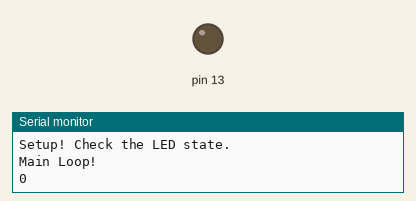
A sketch run on a simulated Arduino Uno, built with avr-gcc and run on an emulated ATmega328P. On the bench: output pins drawn as LEDs (lit = HIGH), the last lines printed to the serial monitor. Pins used as bus, display or sensor lines are not drawn.

Above: at 5.5 s.
At 11.7 s:
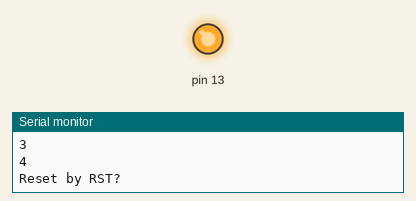
Timing chart, 0 to 15.4 s (numbered marks = the images above):
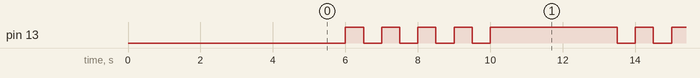

Measured:
- by itself, pin 13: repeats every 8.0 s: 3 × (LOW 0.50 s, HIGH 0.50 s), LOW 0.50 s, HIGH 3.5 s, LOW 0.50 s, HIGH 0.50 s
- by itself, everything shown: repeats every 8.0 s, in 10 steps

The sketch:

ResetFunctionRST.ino
```cpp
#define rstPin 7

void setup() {
  digitalWrite(rstPin, HIGH);
  pinMode(rstPin, OUTPUT);

  Serial.begin(9600);
  Serial.println("Setup! Check the LED state.");
  pinMode(13, OUTPUT);
  delay(5000);
}

void loop() {
  Serial.println("Main Loop!");
  for (int cnt = 0; cnt < 5; cnt++) {
    Serial.println(cnt);
    delay(500);
    digitalWrite(13, LOW);
    delay(500);
    digitalWrite(13, HIGH);
  }

  Serial.println("Reset by RST?");
  delay(3000);
  digitalWrite(rstPin, LOW);

  // Code should never get to here
  Serial.println("Reset failed");
}
```
